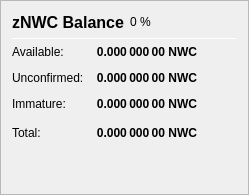
                   <widget class="QFrame" name="frame_ZerocoinBalances">
                    <property name="frameShape">
                     <enum>QFrame::StyledPanel</enum>
                    </property>
                    <property name="frameShadow">
                     <enum>QFrame::Raised</enum>
                    </property>
                    <layout class="QVBoxLayout" name="verticalLayout_7">
                     <item>
                      <layout class="QHBoxLayout" name="horizontalLayout_8" stretch="0,0,0">
                       <item>
                        <widget class="QLabel" name="label_5z_3">
                         <property name="minimumSize">
                          <size>
                           <width>0</width>
                           <height>20</height>
                          </size>
                         </property>
                         <property name="font">
                          <font>
                           <pointsize>12</pointsize>
                           <weight>75</weight>
                           <bold>true</bold>
                          </font>
                         </property>
                         <property name="text">
                          <string>zNWC Balance</string>
                         </property>
                        </widget>
                       </item>
                       <item>
                        <widget class="QLabel" name="labelzNWCPercent">
                         <property name="text">
                          <string notr="true">0 %</string>
                         </property>
                        </widget>
                       </item>
                       <item>
                        <spacer name="horizontalSpacer_11">
                         <property name="orientation">
                          <enum>Qt::Horizontal</enum>
                         </property>
                         <property name="sizeHint" stdset="0">
                          <size>
                           <width>40</width>
                           <height>20</height>
                          </size>
                         </property>
                        </spacer>
                       </item>
                      </layout>
                     </item>
                     <item>
                      <widget class="Line" name="line_ZerocoinBalance">
                       <property name="minimumSize">
                        <size>
                         <width>0</width>
                         <height>1</height>
                        </size>
                       </property>
                       <property name="maximumSize">
                        <size>
                         <width>16777215</width>
                         <height>1</height>
                        </size>
                       </property>
                       <property name="orientation">
                        <enum>Qt::Horizontal</enum>
                       </property>
                      </widget>
                     </item>
                     <item>
                      <layout class="QGridLayout" name="gridLayout_5">
                       <property name="spacing">
                        <number>12</number>
                       </property>
                       <item row="1" column="0">
                        <widget class="QLabel" name="labelzBalanceMatureText">
                         <property name="toolTip">
                          <string>Mature: more than 20 confirmation and more than 1 mint of the same denomination after it was minted.
These zNWC are spendable.</string>
                         </property>
                         <property name="text">
                          <string>Available:</string>
                         </property>
                        </widget>
                       </item>
                       <item row="1" column="1">
                        <widget class="QLabel" name="labelzBalanceMature">
                         <property name="font">
                          <font>
                           <weight>75</weight>
                           <bold>true</bold>
                          </font>
                         </property>
                         <property name="toolTip">
                          <string>Mature: more than 20 confirmation and more than 1 mint of the same denomination after it was minted.
These zNWC are spendable.</string>
                         </property>
                         <property name="text">
                          <string notr="true">0.000 000 00 NWC</string>
                         </property>
                         <property name="alignment">
                          <set>Qt::AlignRight|Qt::AlignTrailing|Qt::AlignVCenter</set>
                         </property>
                        </widget>
                       </item>
                       <item row="2" column="0">
                        <widget class="QLabel" name="labelzBalanceUnconfirmedText">
                         <property name="toolTip">
                          <string>Unconfirmed: less than 20 confirmations
Immature: confirmed, but less than 1 mint of the same denomination after it was minted</string>
                         </property>
                         <property name="text">
                          <string>Unconfirmed:</string>
                         </property>
                        </widget>
                       </item>
                       <item row="2" column="1">
                        <widget class="QLabel" name="labelzBalanceUnconfirmed">
                         <property name="font">
                          <font>
                           <weight>75</weight>
                           <bold>true</bold>
                          </font>
                         </property>
                         <property name="toolTip">
                          <string>Unconfirmed: less than 20 confirmations
Immature: confirmed, but less than 1 mint of the same denomination after it was minted</string>
                         </property>
                         <property name="text">
                          <string notr="true">0.000 000 00 NWC</string>
                         </property>
                         <property name="alignment">
                          <set>Qt::AlignRight|Qt::AlignTrailing|Qt::AlignVCenter</set>
                         </property>
                        </widget>
                       </item>
                       <item row="3" column="0">
                        <widget class="QLabel" name="labelzBalanceImmatureText">
                         <property name="toolTip">
                          <string>Unconfirmed: less than 20 confirmations
Immature: confirmed, but less than 1 mint of the same denomination after it was minted</string>
                         </property>
                         <property name="text">
                          <string>Immature:</string>
                         </property>
                        </widget>
                       </item>
                       <item row="3" column="1">
                        <widget class="QLabel" name="labelzBalanceImmature">
                         <property name="font">
                          <font>
                           <weight>75</weight>
                           <bold>true</bold>
                          </font>
                         </property>
                         <property name="toolTip">
                          <string>Unconfirmed: less than 20 confirmations
Immature: confirmed, but less than 1 mint of the same denomination after it was minted</string>
                         </property>
                         <property name="text">
                          <string notr="true">0.000 000 00 NWC</string>
                         </property>
                         <property name="alignment">
                          <set>Qt::AlignRight|Qt::AlignTrailing|Qt::AlignVCenter</set>
                         </property>
                        </widget>
                       </item>
                       <item row="4" column="0">
                        <widget class="QLabel" name="labelzBalanceText">
                         <property name="toolTip">
                          <string>Your current zNWC balance, unconfirmed and immature zNWC included.</string>
                         </property>
                         <property name="text">
                          <string>Total:</string>
                         </property>
                        </widget>
                       </item>
                       <item row="4" column="1">
                        <widget class="QLabel" name="labelzBalance">
                         <property name="font">
                          <font>
                           <weight>75</weight>
                           <bold>true</bold>
                          </font>
                         </property>
                         <property name="cursor">
                          <cursorShape>IBeamCursor</cursorShape>
                         </property>
                         <property name="toolTip">
                          <string>Your current zNWC balance, unconfirmed and immature zNWC included.</string>
                         </property>
                         <property name="text">
                          <string notr="true">0.000 000 00 NWC</string>
                         </property>
                         <property name="alignment">
                          <set>Qt::AlignRight|Qt::AlignTrailing|Qt::AlignVCenter</set>
                         </property>
                         <property name="textInteractionFlags">
                          <set>Qt::LinksAccessibleByMouse|Qt::TextSelectableByKeyboard|Qt::TextSelectableByMouse</set>
                         </property>
                        </widget>
                       </item>
                       <item row="4" column="2">
                        <spacer name="horizontalSpacer_4">
                         <property name="orientation">
                          <enum>Qt::Horizontal</enum>
                         </property>
                         <property name="sizeHint" stdset="0">
                          <size>
                           <width>40</width>
                           <height>20</height>
                          </size>
                         </property>
                        </spacer>
                       </item>
                      </layout>
                     </item>
                     <item>
                      <spacer name="verticalSpacer_4">
                       <property name="orientation">
                        <enum>Qt::Vertical</enum>
                       </property>
                       <property name="sizeHint" stdset="0">
                        <size>
                         <width>20</width>
                         <height>40</height>
                        </size>
                       </property>
                      </spacer>
                     </item>
                    </layout>
                   </widget>
